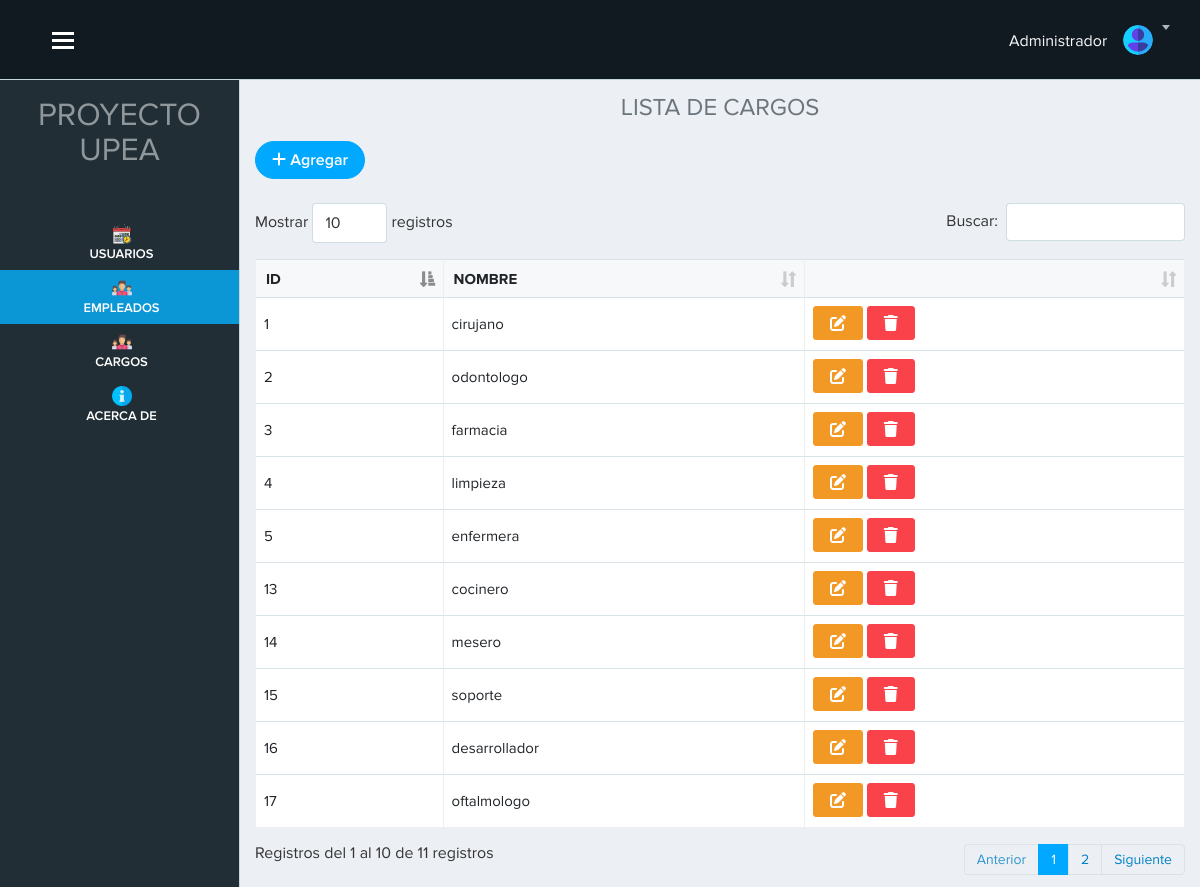
Page /vista/cargo.php (signed in) on the committed database.
### tables this page shows
CREATE TABLE `cargo` (
  `id_cargo` int(11) NOT NULL,
  `nombre` varchar(100) DEFAULT NULL
);

### vista/cargo.php (the view, shortened to what this page needs)
<?php require('./layout/topbar.php'); ?>
<?php require('./layout/sidebar.php'); ?>
<div class="page-content">
    <h4 class="text-center text-secondary">LISTA DE CARGOS</h4>
    <?php
    include "../modelo/conexion.php";
    $sql = $conexion->query("SELECT * FROM cargo");
    ?>
    <a href="registro_cargo.php" class="btn btn-primary btn-rounded mb-4"> <i class="fa-solid fa-plus"></i> Agregar</a>
    <table class="table table-bordered table-hover col-12" id="example">
        <thead>
            <tr>
                <th scope="col">ID</th>
                <th scope="col">NOMBRE</th>
                <th scope="col"></th>
            </tr>
        </thead>
        <tbody>
            <?php while ($datos = $sql->fetch_object()) : ?>
                <tr>
                    <td><?= $datos->id_cargo ?></td>
                    <td><?= $datos->nombre ?></td>
                    <td>
                        <a href="cargo.php" class="btn btn-warning" data-toggle="modal" data-target="#exampleModal<?= $datos->id_cargo ?> "><i class="fa-solid fa-pen-to-square"></i></a>
                        <a href="cargo.php?id=<?= $datos->id_cargo ?> " class="btn btn-danger" onclick="advertencia(event)"><i class="fa-solid fa-trash"></i></a>
                    </td>
                </tr>
            <?php endwhile; ?>
        </tbody>
    </table>
</div>
</div>
<?php require('./layout/footer.php'); ?>

### vista/layout/topbar.php (shortened to what this page needs)
<!doctype html>
<html lang="es">
<head>
    <head lang="es">
        <link href="../public/app/publico/css/lib/font-awesome/font-awesome.min.css" rel="stylesheet">
        <link href="../public/bootstrap5/css/bootstrap.min.css" rel="stylesheet">
        <link rel="stylesheet" href="../public/app/publico/css/lib/lobipanel/lobipanel.min.css">
        <link rel="stylesheet" href="../public/app/publico/css/separate/vendor/lobipanel.min.css">
        <link rel="stylesheet" href="../public/app/publico/css/lib/jqueryui/jquery-ui.min.css">
        <link rel="stylesheet" href="../public/app/publico/css/separate/pages/widgets.min.css">
        <link rel="stylesheet" href="../public/fontawesome/css/all.min.css">
        <link rel="stylesheet" href="../public/fontawesome/css/fontawesome.min.css">
        <link rel="stylesheet" href="../public/app/publico/css/lib/datatables-net/datatables.min.css">
        <link rel="stylesheet" href="../public/app/publico/css/separate/vendor/datatables-net.min.css">
        <link href="../public/app/publico/css/lib/bootstrap/bootstrap.min.css" rel="stylesheet">
        <link href="../public/app/publico/css/main.css" rel="stylesheet">
        <link href="../public/app/publico/css/mis_estilos/estilos.css" rel="stylesheet">
        <link rel="stylesheet" type="text/css" href="../public/app/publico/css/lib/jquery-flex-label/jquery.flex.label.css">
        <link href="../public/principal/css/estilos.css" rel="stylesheet">
        <link href="../public/pnotify/css/pnotify.css" rel="stylesheet" />
        <link href="../public/pnotify/css/pnotify.buttons.css" rel="stylesheet" />
        <link href="../public/pnotify/css/custom.min.css" rel="stylesheet" />
    </head>
</head>
<body class="with-side-menu">
    <div id="app">
        <header class="site-header">
            <div class="container-fluid" style="padding-left: 40px;">
                <button id="show-hide-sidebar-toggle" class="show-hide-sidebar">
                    <span>toggle menu</span>
                </button>
                <div class="site-header-content">
                    <div class="site-header-content-in">
                        <div class="site-header-shown">
                            <div class="dropdown dropdown-notification">
                                <h6 class="text-light mt-2">
                                    Administrador
                                </h6>
                            </div>
                            <div class="dropdown user-menu">
                                <button class="dropdown-toggle" id="dd-user-menu" type="button" data-toggle="dropdown" aria-haspopup="true" aria-expanded="false">
                                    <img src="../public/app/publico/img/user.svg" alt="">
                                </button>
                            </div>
                        </div>
                    </div>
                </div>
            </div>
        </header>

### vista/layout/sidebar.php
<nav class="side-menu">
            <ul class="side-menu-list p-0">
                <h2 class="text-center mt-2 mb-5 text-white-50">PROYECTO UPEA</h2>
                <li class="red">
                    <a href="usuarios.php" class="activo">
                        <img src="../public/img-inicio/programar.png" class="img-inicio" alt="">
                        <span class="lbl">USUARIOS</span>
                    </a>
                </li>
                <li class="red">
                    <a href="empleado.php" class="activo">
                        <img src="../public/img-inicio/team.png" class="img-inicio" alt="">
                        <span class="lbl">EMPLEADOS</span>
                    </a>
                </li>
                <li class="red">
                    <a href="cargo.php" class="activo">
                        <img src="../public/img-inicio/team.png" class="img-inicio" alt="">
                        <span class="lbl">CARGOS</span>
                    </a>
                </li>
                <li class="red">
                    <a href="acerca.php" class="">
                        <img src="../public/img-inicio/info.png" class="img-inicio" alt="">
                        <span class="lbl">ACERCA DE</span>
                    </a>
                </li>
            </ul>
        </nav>

### vista/layout/footer.php (shortened to what this page needs)
</body>
</html>

### vista/cargo.php (style rules this page uses)
ul li:nth-child(3) .activo { background: rgb(11, 150, 214) !important; }

### vista/layout/topbar.php (style rules this page uses)
.page-content { margin-top: 70px; }

### rows in the picture
cargo: id_cargo "1", nombre "cirujano"
cargo: id_cargo "2", nombre "odontologo"
cargo: id_cargo "3", nombre "farmacia"
cargo: id_cargo "4", nombre "limpieza"
cargo: id_cargo "5", nombre "enfermera"
cargo: id_cargo "13", nombre "cocinero"
cargo: id_cargo "14", nombre "mesero"
cargo: id_cargo "15", nombre "soporte"
cargo: id_cargo "16", nombre "desarrollador"
cargo: id_cargo "17", nombre "oftalmologo"
